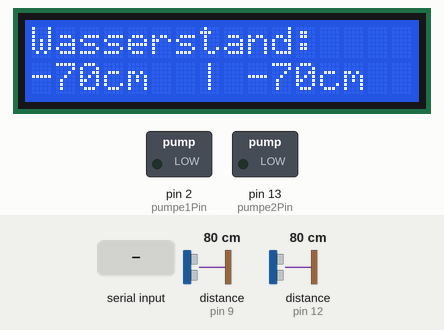
The sketch below on a simulated Arduino Uno, built with avr-gcc and run on an emulated ATmega328P. Parts: 16×2 character LCD, switched loads named in the sketch (green lamp = pin HIGH). Inputs (shaded band) come from the test bench; at power-on: distance to the obstacle (sensors on pin 9, pin 12) 80 cm. The echo pulse lasts 58.3 µs per cm; what the sketch prints to the serial monitor is not drawn.

Above: at 2.2 s.
2.3 s: "PUMPEN_1\n" received over Serial
At 3.6 s:
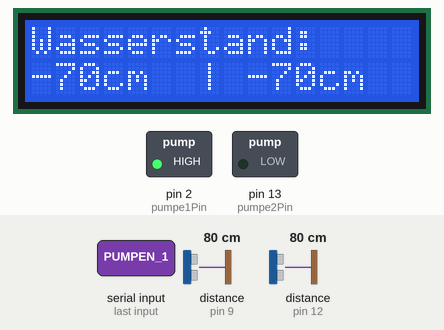
4.7 s: "PUMPEN_2\n" received over Serial
At 6.3 s:
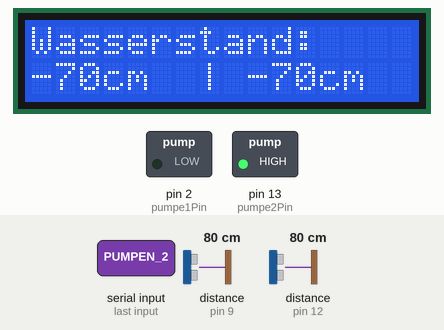
6.8 s: distance to the obstacle (sensor on pin 9) set to 2 cm
At 8.7 s:
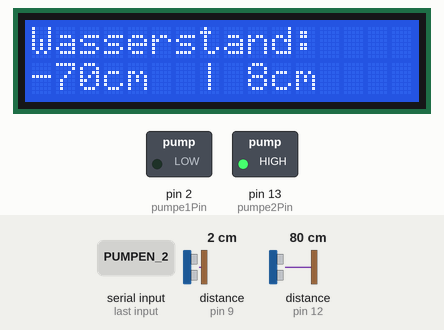
9.0 s: distance to the obstacle (sensor on pin 12) set to 2 cm
At 10.8 s:
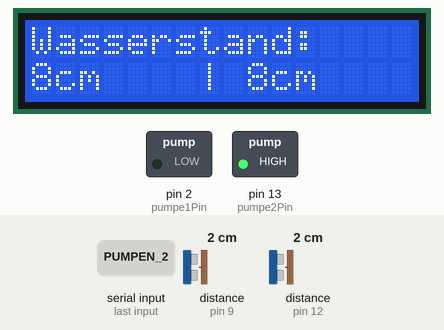
11.1 s: distance to the obstacle (sensor on pin 9) set to 4 cm
13.2 s: distance to the obstacle (sensor on pin 12) set to 4 cm
At 15.1 s:
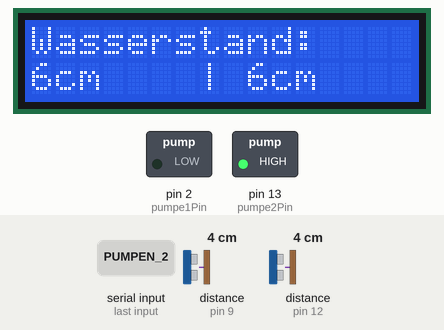
Timing chart, 0 to 16.3 s (numbered marks = the images above; inputs shaded):
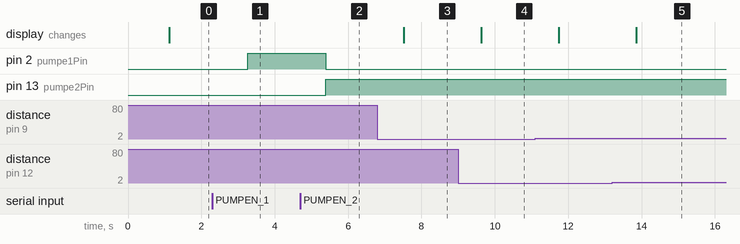

The sketch:

wassertank.ino
```cpp
// Wassertank

// Variable für Befehl, den der Pi an den Arduino sendet
String command;

// Pins für die Pumpen definieren
int pumpe1Pin = 2;
int pumpe2Pin = 13;

// Code-Bibliothek für das LCD
#include <LiquidCrystal.h>
// LCD initialisieren, mit den Nummern der Interface-Pins
LiquidCrystal lcd(7, 8, 6, 5, 4, 3);

// Code-Bibliothek für Ultraschall-Entfernungsmessung
#include <SR04.h>
// Definieren der Pins und initialisien der Ultraschall-Entfernungsmessung
#define TRIG_PIN1 12
#define ECHO_PIN1 11
#define TRIG_PIN2 9
#define ECHO_PIN2 10
SR04 tank1 = SR04(ECHO_PIN1,TRIG_PIN1);
SR04 tank2 = SR04(ECHO_PIN2,TRIG_PIN2);
long abstand1;
long abstand2;
long wasserstand1;
long wasserstand2;


void setup() {
  // Pins für die Pumpen initialisieren
  pinMode(pumpe1Pin, OUTPUT);
  pinMode(pumpe2Pin, OUTPUT);
  // Anzahl der Spalten und Zeilen des LCD festlegen
  lcd.begin(16, 2);
  // Ausgabe auf LCD
  lcd.print("Wasserstand:");
  // Serial-Ausgabe aktivieren
  Serial.begin(9600);
  delay(1000);
}

void loop() {
  // Abstand messen
  abstand1=tank1.Distance();
  abstand2=tank2.Distance();

  // Wasserstand berechnen
  wasserstand1=10-abstand1;
  wasserstand2=10-abstand2;

  // Serial-Ausgabe
  Serial.print(wasserstand1);
  Serial.print(", ");
  Serial.print(wasserstand2);
  Serial.print(", ");
  Serial.print(abstand1);
  Serial.print(", ");
  Serial.print(abstand2);
  Serial.print("\n");

  // LCD-Anzeige
  // Cursor auf Spalte 0, Zeile 1 setzen
  // (Hinweis: Zeile 1 ist die zweite Zeile, da bei 0 begonnen wird zu zählen):
  lcd.setCursor(0, 1);
  // Inhalt der Zeile löschen
  for(int n = 0; n < 16; n++) {
    lcd.print(" ");
  }
  // Wasserstand anzeigen
  // Tank 1 in der ersten Hälfte der zweiten Zeile
  lcd.setCursor(0, 1);
  lcd.print(wasserstand1);
  lcd.print("cm");
  // Tank 2 in der zweiten Hälfte der zweiten Zeile
  lcd.setCursor(7, 1);
  lcd.print("| ");
  lcd.print(wasserstand2);
  lcd.print("cm");

  // Empfang von Befehlen des Pis
  if(Serial.available()){
    command = Serial.readStringUntil('\n');
    command.trim();
  // Befehl bearbeiten (pumpen)
    if (command.equals("PUMPEN_1")){
      digitalWrite(pumpe1Pin,HIGH);
    }else{
      digitalWrite(pumpe1Pin,LOW) ;
    }
    if (command.equals("PUMPEN_2")){
      digitalWrite(pumpe2Pin,HIGH);
    }else{
      digitalWrite(pumpe2Pin,LOW) ;
    }
  }
  delay(1000);
}
```

Measured:
- after the input at 2.3 s, pin 2 (pumpe1Pin): LOW → HIGH after 0.96 s
- after the input at 4.7 s, pin 2 (pumpe1Pin): HIGH → LOW after 0.69 s; pin 13 (pumpe2Pin): LOW → HIGH after 0.69 s
- after the input at 6.8 s, the display: changes after 0.72 s (image 3)
- after the input at 9.0 s, the display: changes after 0.63 s (image 4)
- after the input at 13.2 s, the display: changes after 0.66 s (image 5)
